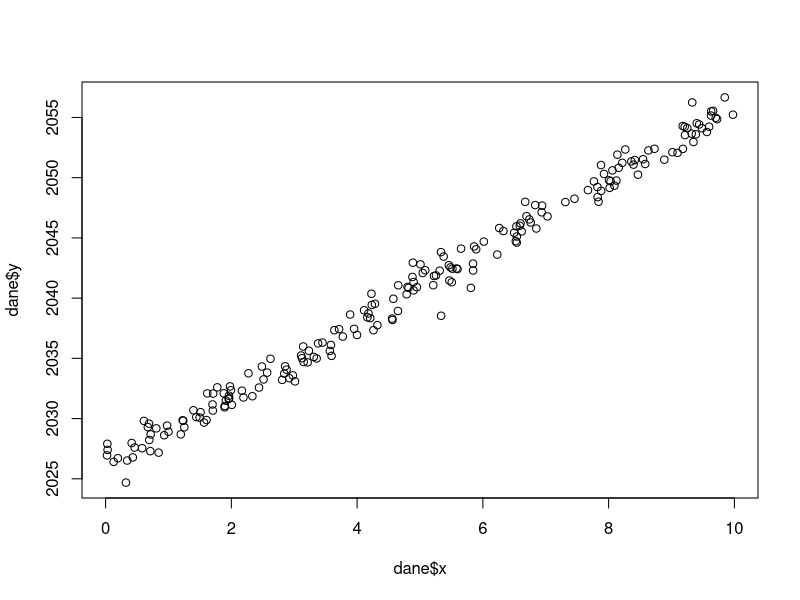
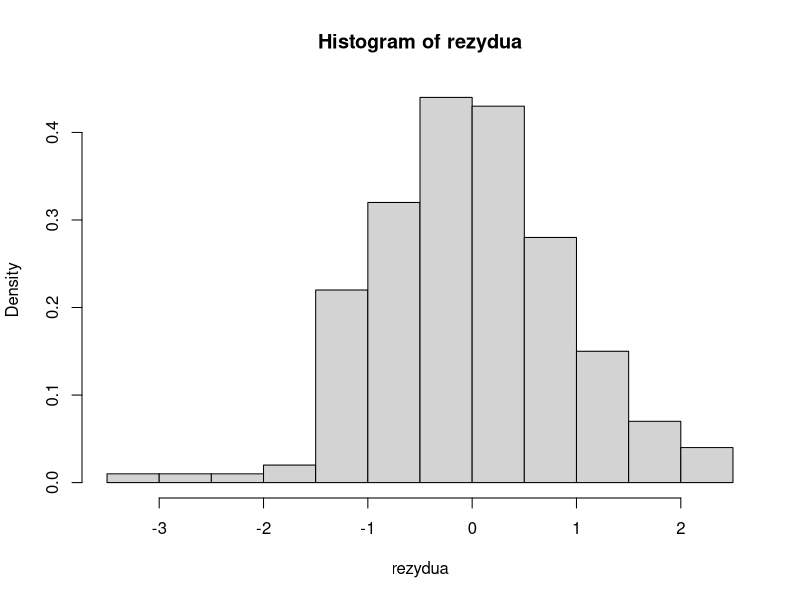
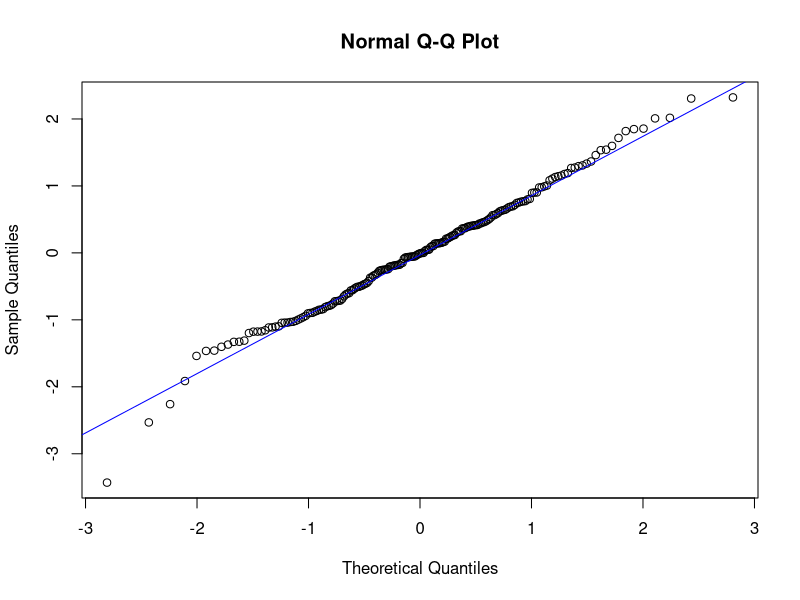
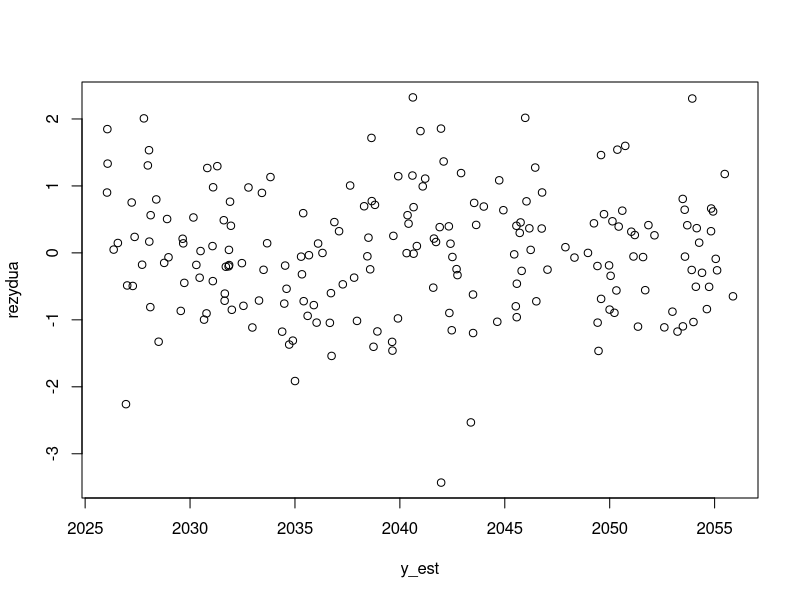
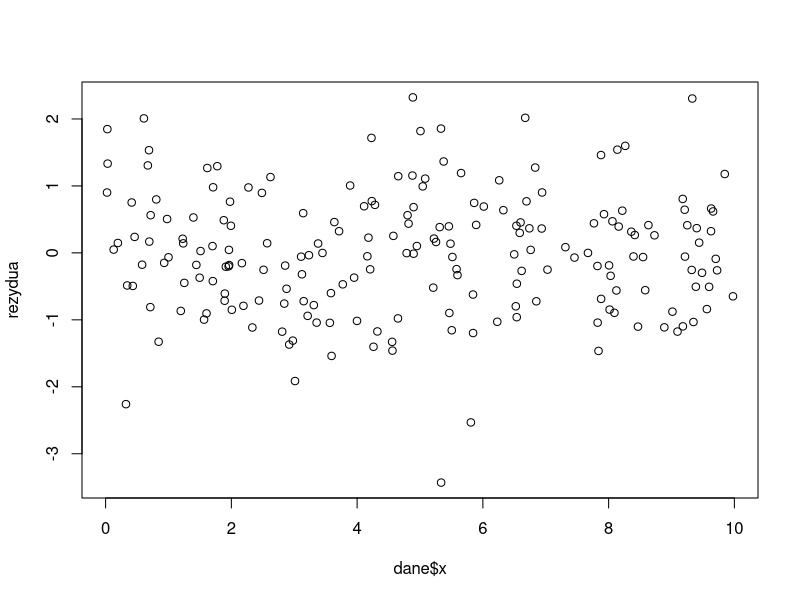
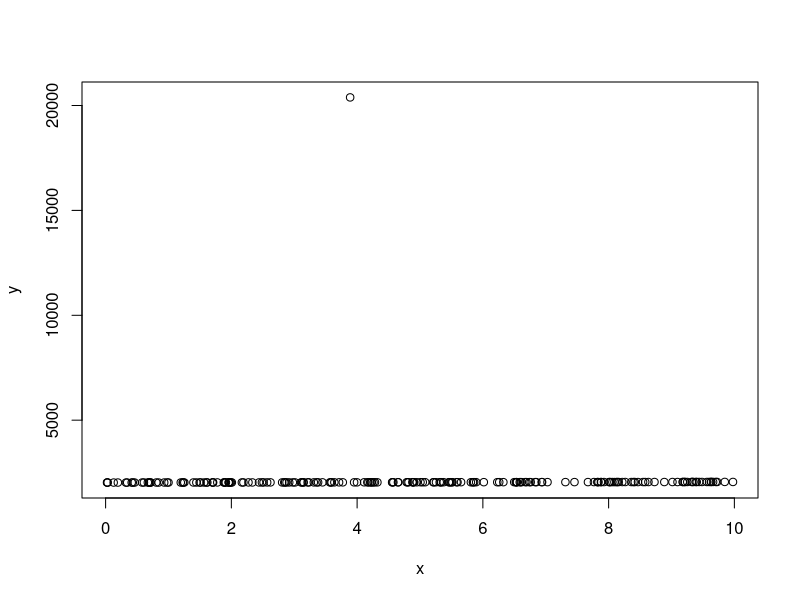
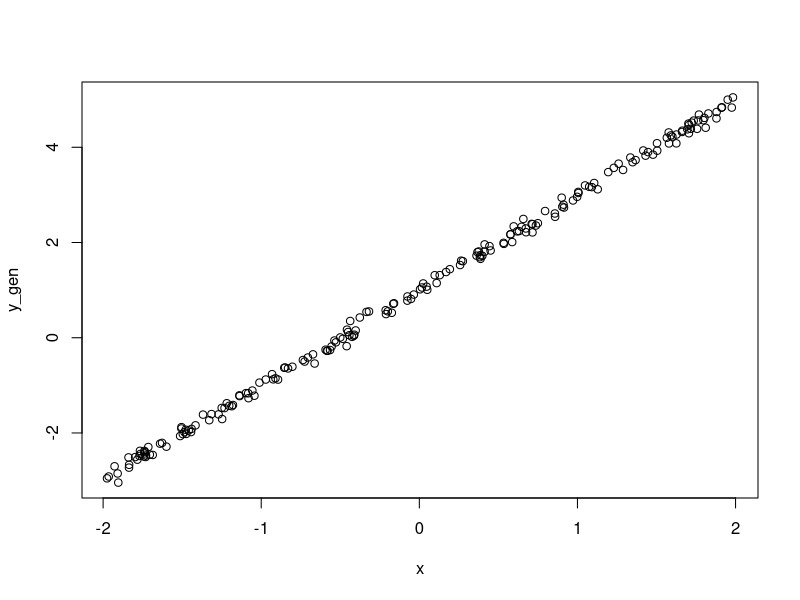

Generate these figures, in order, with R:
## ---- chunk 1

knitr::opts_chunk$set(
  fig.width = 6,
  fig.height = 4,
  out.extra='',
  echo = FALSE,
  warning = FALSE,
  message = FALSE,
  error = FALSE,
  cache=FALSE,
  dev.args = list(png = list(type = "cairo")))

knitr::opts_chunk$set(
  fig.pos = "H",
  out.extra = "",
  fig.align = "center",
  dev = "pdf",
  dev.args = list(encoding="CP1257.enc")
)

## ---- chunk 2
library(knitr)
library(ggplot2)
library(patchwork)
library(readxl)
library(kableExtra)
## ---- chunk 3
# Wczytanie danych

dane <- as.data.frame(read_excel("lab-1-i-2.xlsx"))
## ---- chunk 4
# Wskaźniki numeryczne charakteryzujące próbę

wskazniki_numeryczne <- function(x) {
  c(
    Min = min(x),
    Max = max(x),
    "Q1" = quantile(x, 0.25, names = FALSE),
    Mediana = median(x),
    "Q3" = quantile(x, 0.75, names = FALSE),
    "Średnia" = mean(x),
    Wariancja = var(x),
    "Odch. std." = sd(x)
  )
}


wskazniki_tabela <- data.frame(
  "Wskaźnik" = names(wskazniki_numeryczne(dane$x)),
  x = wskazniki_numeryczne(dane$x),
  y = wskazniki_numeryczne(dane$y)
)

#wariancja <- sapply(dane[, c("x", "y")], var)
#odchylenie_std <- sapply(dane[, c("x", "y")], sd)

#kable(rbind(summary(dane), wariancja, odchylenie_std ) )

kable(wskazniki_tabela, row.names = FALSE, digits = 4)

## ---- chunk 5
plot(dane$x, dane$y)
# Wygląda, że układają się wokół funkcji liniowej.
## ---- chunk 6
# próbkowy współczynnik korelacji tych zmiennych
prob_wsp_kor <- cor(dane$x, dane$y)
## ---- chunk 7
sr_x <- mean(dane$x)
sr_y <-  mean(dane$y)

est_beta_1 <-  sum((dane$x-sr_x)*(dane$y - sr_y))/ sum((dane$x - sr_x)^2)
est_beta_0 <- sr_y - est_beta_1*sr_x
## ---- chunk 8
y_est <- est_beta_0 + est_beta_1 * dane$x
## ---- chunk 9
est_sigma_kw <- sum((dane$y - y_est)^2)/(length(dane$x)-2)
## ---- chunk 10
# Na poziomie istotności a = 0, 05 zweryfikuj hipotezę H0 : beta1= 0 przy
# hipotezie alternatywnej H1 : beta1 = 0.

SE_beta_1_kw <- est_sigma_kw/sum((dane$x - sr_x)^2)

statystyka_T <- est_beta_1/sqrt(SE_beta_1_kw)

p_value <- 2*(1 - pt( abs(statystyka_T), length(dane$x) - 2) )

# p_value jest mniejsze niż zadany poziom istotności, zatem odrzucamy H0
## ---- chunk 11
T_upper <-  est_beta_1 +  qt(1- 0.01/2, length(dane$x) - 2 )*sqrt(SE_beta_1_kw)
T_lower <- est_beta_1 - qt(1- 0.01/2, length(dane$x) - 2 )*sqrt(SE_beta_1_kw)
## ---- chunk 12
x0 <- 1
est_Y_x0 <- est_beta_0 + est_beta_1*x0
## ---- chunk 13
# Realizacja przedziału ufności

SE_kw_estY_Y <- est_sigma_kw*(1 + 1/nrow(dane) + (x0 - sr_x)^2/sum((dane$x - sr_x)^2) )

T_Y_upper <- est_Y_x0 +  qt(1- 0.01/2, length(dane$x) - 2 )*sqrt(SE_kw_estY_Y)
T_Y_lower <- est_Y_x0 -  qt(1- 0.01/2, length(dane$x) - 2 )*sqrt(SE_kw_estY_Y)

## ---- chunk 14
# Wyznaczamy reszty modelu
rezydua <- dane$y - y_est
## ---- chunk 15
hist(rezydua, freq = FALSE)

shp_test_pval <- shapiro.test(rezydua)
## ---- chunk 16
qqnorm(rezydua)
qqline(rezydua, col = "blue")

## ---- chunk 17
plot(y_est, rezydua)
## ---- chunk 18
plot(dane$x, rezydua)

# Wykresy wychodzą niemal identyczne
## ---- chunk 19
nowe_dane <- dane
nowe_dane$y[nrow(dane)] <- dane$y[nrow(dane)]*10


nowe_sr_x <- mean(nowe_dane$x)
nowe_sr_y <-  mean(nowe_dane$y)

nowe_est_beta_1 <-  sum((nowe_dane$x-nowe_sr_x)*(nowe_dane$y - nowe_sr_y))/ sum((nowe_dane$x - nowe_sr_x)^2)
nowe_est_beta_0 <- nowe_sr_y - nowe_est_beta_1*nowe_sr_x


## ---- chunk 20
plot(nowe_dane)
## ---- chunk 21
set.seed(282241)

n=200
b0 = 1
b1 = 2
x <- runif(n,-2,2)
epsilon <- rnorm(n, mean = 0, sd = 0.1)

# Generujemy obserwacje
y_gen <- b0 + b1*x + epsilon

## ---- chunk 22
plot(x, y_gen)
## ---- chunk 23

gen_sr_x <- mean(x)
gen_sr_y <- mean(y_gen)

gen_est_beta_1 <-  sum((x-gen_sr_x)*(y_gen - gen_sr_y))/ sum((x - gen_sr_x)^2)
gen_est_beta_0 <- gen_sr_y - gen_est_beta_1*gen_sr_x

## ---- chunk 24
# Bety z reguły są lepsze dla mniejszego sigma
## ---- chunk 25

set.seed(282241)

generuj_obserwacje <- function(sigma){

n=200

b0 = 1
b1 = 2
x <- runif(n,-2,2)
epsilon <- rnorm(n, mean = 0, sd = sigma)

# Wygeneruj obserwacje
y_gen <- b0 + b1*x + epsilon

gen_sr_x <- mean(x)
gen_sr_y <- mean(y_gen)

gen_est_beta_1 <-  sum((x-gen_sr_x)*(y_gen - gen_sr_y))/ sum((x - gen_sr_x)^2)
gen_est_beta_0 <- gen_sr_y - gen_est_beta_1*gen_sr_x

y_pred <- gen_est_beta_0 + gen_est_beta_1*x

SSR <- sum((y_gen-y_pred)^2)
  
SST <- sum((y_gen - gen_sr_y)^2)

R_kw <- 1- SSR/SST

return(c(gen_est_beta_0, gen_est_beta_1, R_kw))
}

## ---- chunk 26
generuj_obserwacje(0.1)
generuj_obserwacje(0.5)
generuj_obserwacje(1)
# Zmienia się wraz ze wzrostem wariancji

# Jak zmieniają się precyzja
# estymatorów i współczynnik R2, gdy rośnie wariancja?
